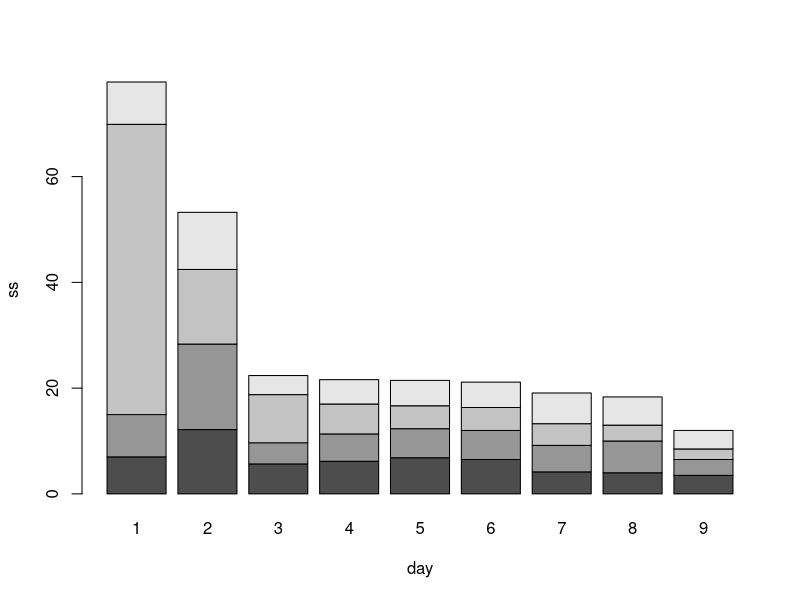

The R script that drew this image:
library(dplyr)

setwd("~/MyMD/yuxin")
library()
library(readr)

ww <- read_csv("yuxin_data.csv")
names(ww)
head(ww)
tail(ww)
dim(ww)
# row column
str(ww)
summary(ww)
subset(ww,batch==1)

mean.ww<-tapply(ww$ss,list(ww$exp,ww$day),mean)
sd.ww<-tapply(ww$ss,list(ww$exp,ww$day),sd)
n.ww<-tapply(ww$ss,list(ww$exp,ww$day),length)

barplot(mean.ww,
        xlab="day",
        ylab="ss")

